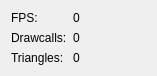
<?xml version="1.0" encoding="UTF-8"?>
<ui version="4.0">
 <class>StatsWidget</class>
 <widget class="QWidget" name="StatsWidget">
  <property name="geometry">
   <rect>
    <x>0</x>
    <y>0</y>
    <width>157</width>
    <height>74</height>
   </rect>
  </property>
  <property name="font">
   <font>
    <family>Tahoma</family>
   </font>
  </property>
  <property name="windowTitle">
   <string>Form</string>
  </property>
  <layout class="QVBoxLayout" name="verticalLayout">
   <item>
    <layout class="QFormLayout" name="formLayout">
     <item row="0" column="0">
      <widget class="QLabel" name="label">
       <property name="text">
        <string>FPS:</string>
       </property>
      </widget>
     </item>
     <item row="0" column="1">
      <widget class="QLabel" name="fps">
       <property name="text">
        <string>0</string>
       </property>
      </widget>
     </item>
     <item row="1" column="0">
      <widget class="QLabel" name="label_3">
       <property name="text">
        <string>Drawcalls:</string>
       </property>
      </widget>
     </item>
     <item row="1" column="1">
      <widget class="QLabel" name="drawcalls">
       <property name="text">
        <string>0</string>
       </property>
      </widget>
     </item>
     <item row="2" column="0">
      <widget class="QLabel" name="label_5">
       <property name="text">
        <string>Triangles:</string>
       </property>
      </widget>
     </item>
     <item row="2" column="1">
      <widget class="QLabel" name="triangles">
       <property name="text">
        <string>0</string>
       </property>
      </widget>
     </item>
    </layout>
   </item>
  </layout>
 </widget>
 <resources/>
 <connections/>
</ui>
